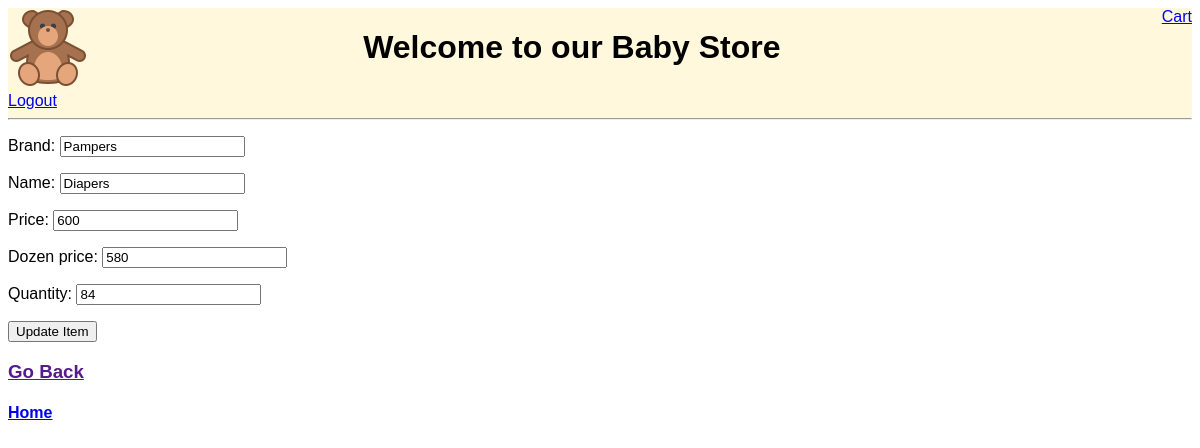
The page /item/24/update_item/ (signed in) on the database as committed earlier.
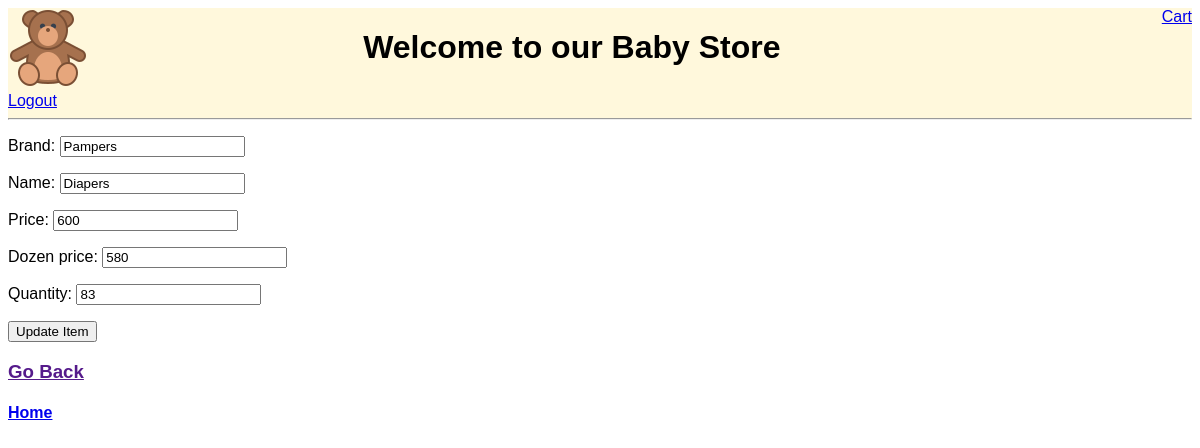
The same page on the database as committed later.
### app/models.py (models this page shows, shortened)
class Item(models.Model):
    department = models.ForeignKey(Department, on_delete=CASCADE)
    brand = models.CharField(max_length=200, blank=True)
    name = models.CharField(max_length=200, unique=True)
    price = models.IntegerField(null=False)
    dozen_price = models.IntegerField(blank=True, null=True)
    quantity = models.IntegerField(default=0)
    time_added = models.DateTimeField(default=datetime.now, blank=True)
    updated = models.DateTimeField(null=True, blank=True)
    class Meta:
        ordering = ['-quantity', '-price']

### app/views.py (the view, shortened to what this page needs)
# urls.py: path('item/<str:pk>/update_item/', views.update_item, name='update_item'),
def update_item(request, pk):
    item = Item.objects.get(id=pk)
    item_quantity = item.quantity
    form = ItemFormCRUD(instance=item)
    context_dict = {"form": form, "department": department}
    return render(request, 'app/update_item.html', context_dict)

### app/forms.py
class ItemFormCRUD(forms.ModelForm):
    name = forms.CharField(max_length=200)
    price = forms.IntegerField(required=True)
    quantity = forms.IntegerField(required=True)
    brand = forms.CharField(required=False)
    dozen_price = forms.IntegerField(required=False)
    class Meta:
        model = Item
        exclude = ('department', 'time_added', 'updated')

### app/templates/app/update_item.html (shortened to what this page needs)
{% extends 'main.html' %}
{% block content %}
{% if request.user.is_authenticated and request.user.is_superuser%}
<div>
    <form method="POST" action="">
        {{ form.as_p }}
        <input type="submit" name="submit" value="Update Item" />
    </form>
    <h3><a href="{{request.META.HTTP_REFERER}}">Go Back</a></h3>
</div>
{% else %}
<p>You are not allowed here! </p>
{% endif %}
{% endblock %}

Rows that differ between the two databases and show on the page:
changed Item "Pampers": quantity "84" → "83"
